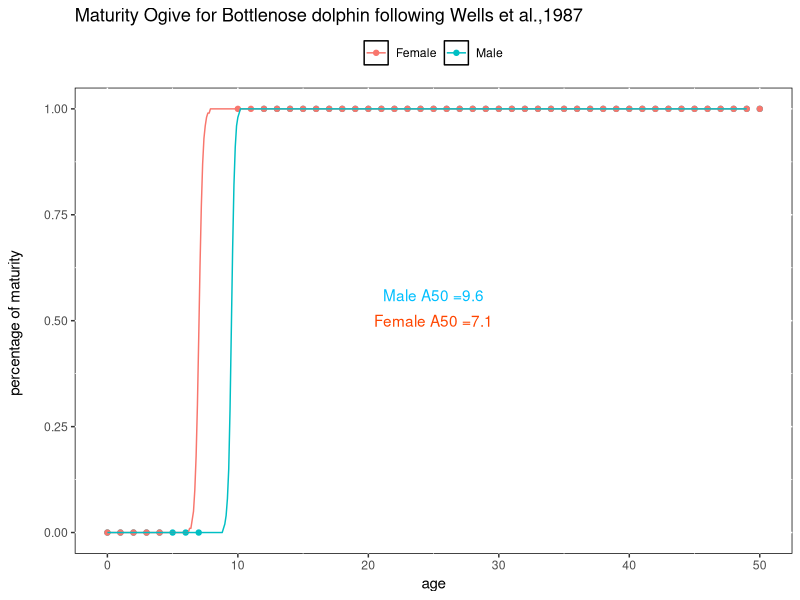

Recreate this plot in R. (Note: this script raises an error after producing the figure.)
################################################################################################## #
#                    MATURITY SPLITED BY SEX FOR BOTTLENOSE DOLPHIN
#     Three datasets fitted (males, females, females with old immature females removed)    
#                    Bootstrap to calculate the 95% CL of the A50 
#                  created: (camilo.saavedra@vi.ieo.es) 20/04/2015
################################################################################################## #


# FALTAN DATOS OBSERVADOS DE EDAD Y MADUREZ


# inputs

# outputs
# "../../RObjects/TTR_Mat-Wells.RData"

################################################################################################## #


# IMPORTANT: Set working directory (to source file location)
#setwd(".Maturity/finalCode")
#setwd("../../Maturity/finalCode")


# Charge libraries
library(reshape)
library(ggplot2)
mytheme <-   theme(panel.background =  element_rect(fill = NA, colour = "black", size = 0.5), 
                   legend.title=element_blank(), legend.position="top")


# Age at sexual maturation from Wells et al., 1987

age <- seq(0,50)
matMale <- c(0,0,0,0,0,0,0,0,NA,NA,NA,NA,rep(1,39))
matFemale <- c(0,0,0,0,0,NA,NA,NA,NA,NA,rep(1,41))
Mat <- data.frame(age=age, matMale=matMale, matFemale=matFemale)  
  

glm.male <- glm(matMale ~ age, family="binomial", data=Mat)
p.m <- predict(glm.male, newdata = data.frame(age=seq(0,49,0.1)), "response")
p.male <- data.frame(age=seq(0,49,0.1), matPred=round(p.m,2))

glm.female <- glm(matFemale ~ age, family="binomial", data=Mat)
p.f <- predict(glm.female, newdata = data.frame(age=seq(0,49,0.1)), "response")
p.female <- data.frame(age=seq(0,49,0.1), matPred=round(p.f,2))

m50 <- p.male$age[match(TRUE,p.m>.5)]
f50 <- p.female$age[match(TRUE,p.f>.5)]

# Strings of the Predicted Vectors and A50
A50 <- ls(pattern="(.+)50")



## ggplot ##

MatM <- data.frame(Mat[,-3], sex="Male") 
MatF <- data.frame(Mat[,-2], sex="Female")
names(MatM) <- c("age", "mat", "sex")
names(MatF) <- c("age", "mat", "sex")  
gMat <- rbind(MatM, MatF)

p.male$sex <- "Male"
p.female$sex <- "Female"

ggMat <- rbind(p.male, p.female)


gg1 <- ggplot(gMat, aes(age, mat, colour=sex)) + 
  geom_point() + geom_line(aes(age, matPred, group=sex), data=ggMat) +
  ylab("percentage of maturity \n") + xlab("age") +
  ggtitle("Maturity Ogive for Bottlenose dolphin following Wells et al.,1987") +
  mytheme + 
  annotate("text", x=25, y=0.56, label=paste("Male A50 =", m50, sep=""), col="deepskyblue") + 
  annotate("text", x=25, y=0.5, label=paste("Female A50 =", f50, sep=""), col="orangered")


png("../plots/TTR_MatSex.png", width=600, height=500)
print(gg1)
dev.off()



# Save maturity data
save(ggMat, file="../../RObjects/TTR_Mat-Wells.RData")


### BOOTSTRAP MATURITY OGIVE, A50 AND CI ###

myA50Boot <- function(data){
  srows <- sample(1:nrow(data),nrow(data),TRUE)
  glm.out <- glm(mat ~ age, family=binomial(link=logit), data=data[srows,])
  range <- seq(0,29,0.1) # this must be any substantively meaningful range
  p <- predict(glm.out, newdata = data.frame(age=range), "response")
  return(range[match(TRUE,p>.5)]) # predicted probability of 50% maturity
}
nboot <- 1000

## CI for A50 Males ##
bootdist <- replicate(nboot, myA50Boot(data=MatM)) # your distribution
quantile(unlist(bootdist),c(.025,.5,.975)) # 95% CI
# 2.5%   50% 97.5% 
# 8.1   9.6  11.1 

## CI for A50 Females ##
bootdist <- replicate(nboot, myA50Boot(data=MatF)) # your distribution
quantile(unlist(bootdist),c(.025,.5,.975)) # 95% CI
# 2.5%   50% 97.5% 
# 5.6   7.1   8.6 







####################################################################################################











# inputs
# "../../RData/CEMMA.csv"

# outputs
# "../../RObjects/TTR_MatFema.RData"
# "../../RObjects/TTR_MatFemC.RData"
# "../../RObjects/TTR_MatMale.RData"
# "../plots/TTR_MatSex.png"




# Read data
CEMMA <- read.csv("../../RData/CEMMA.csv")

# HOUSE KEEPING #
matAge <- CEMMA[CEMMA$sp == "TTR", c("sex", "maturity", "age")]
c <- matAge[complete.cases(matAge),]
# Changing age values (0.5 and 1.5 for 0 and 1)
matAge$age[matAge$age == 0.5] <- 0
matAge$age[matAge$age == 1.5] <- 1

# Computing 3 datasets (males, females and females with old immature removed) 
matMale <- matAge[matAge$sex == 1,c("maturity", "age")]
matFemale <- matAge[matAge$sex == 2,c("maturity", "age")]
# Removing immature dolfins older than 10 years
matFemCorr <- matFemale[!(matFemale$age>=11 & matFemale$maturity==0),] # matriz corregida (eliminamos hembras inmaduras de más de 10 años), asumimos que son animales enfermos con fallo reproductivo


## MATUATION OGIVE ~ AGE (mature proportion) ##

df <- c("matMale", "matFemCorr", "matFemale")

# Frequencies 
apply(table(matMale),1,sum)
apply(table(matFemCorr),1,sum)
apply(table(matFemale),1,sum)

### Fitting Bionomial GLM model and predicting A50 ###

for (i in 1:length(df)){
  glm.out <- glm(maturity ~ age, family="binomial", data=get(df[i]))
  range <-seq(0,29,0.1) # this could be any substantively meaningful range
  p <- predict(glm.out, newdata = data.frame(age=range), "response")
  assign(paste(df[i],"Pred",sep=""),data.frame(age=range,matP=p))
  assign(paste(df[i],"A50",sep=""), range[match(TRUE,p>.5)]) # predicted probability of 50% maturity
}
ls(pattern="Pred")

### Percentage of mature-at-age ###

for (i in 1:length(df)){
  attach(get(df[i]))
  total <- tapply(maturity, list(age), length)
  total <- as.data.frame(total)
  total$age <- as.numeric(rownames(total))
  mature <- tapply(maturity, list(age), sum)
  mature <- as.data.frame(mature)
  mature$age <- as.numeric(rownames(mature))
  matrix <- merge(mature,total)
  assign(paste("Per", df[i], sep=""), 
         data.frame(age=matrix$age, mat=matrix$mature/matrix$total))
  detach(get(df[i]))
}


## Plotting Maturity Ogive ##

# Strings of the Predicted Vectors and A50
A50 <- ls(pattern="(.+)A50")
#A50 <- rev(A50)
Pred <- ls(pattern="^mat(.*)Pred")
#Pred <- rev(Pred)
dfPer <-  ls(pattern="^Per(.*)")
#dfPer <- rev(dfPer)

### ggPlotting ###

# Computing data
ages<- data.frame(age=seq(0,29,0.1))
ggMat <- data.frame(age=NULL, mat=NULL, sex=NULL)
for (i in 1:length(dfPer)){
  assign(dfPer[i], merge(get(dfPer[i]), ages, by="age", all=T))
  assign(dfPer[i], `[[<-`(get(dfPer[i]), "sex", value=dfPer[i])) 
  assign(dfPer[i], merge(get(dfPer[i]), get(Pred[i]), by="age", all=T))
  ggMat <- rbind(ggMat, get(dfPer[i]))
}

# ggplot

ggMat
gg1 <- ggplot(ggMat, aes(age, mat, group=sex, colour=sex)) + 
  geom_point() + geom_line(aes(age, matP, group=sex)) +
  ylab("percentage of maturity") + xlab("age") +
  ggtitle("Maturity Ogive (males and females)") +
  theme(panel.background =  element_rect(fill = NA, colour = "black", size = 0.5), 
        legend.title=element_blank(), legend.position="top")


for(j in 1:length(A50)){
assign(paste("gg",j+1,sep=""), get(paste("gg",j,sep="")) + 
        annotate("text", x=18, y=0.6-0.05*j, 
        label = paste(substr(A50[j],nchar(A50[j])-2,nchar(A50[j])), 
              "=", round(get(A50[j]),2), sep=""), size=4, colour=j+1))
}


png("../plots/DDE_MatSex.png", width=600, height=400)
print(get(paste("gg", length(A50)+1, sep="")))
dev.off()

# Sex maturity data
ag <- 0:29
for (i in 1:length(Pred)){
  Mat <- subset(get(Pred[i]), age %in% ag, select=matP)
  Mat <- Mat[,1]
  save(file=paste("../../RObjects/", substr(Pred[i],1,7), ".RData", sep=""), Mat)
}

### BOOTSTRAP MATURITY OGIVE, A50 AND CI ###

myA50Boot <- function(data){
  srows <- sample(1:nrow(data),nrow(data),TRUE)
  glm.out <- glm(maturity ~ age, family=binomial(link=logit), data=data[srows,])
  range <- seq(0,29,0.1) # this must be any substantively meaningful range
  p <- predict(glm.out, newdata = data.frame(age=range), "response")
  return(range[match(TRUE,p>.5)]) # predicted probability of 50% maturity
}
nboot <- 1000

## CI for A50 Males ##
bootdist <- replicate(nboot, myA50Boot(data=matMale)) # your distribution
quantile(unlist(bootdist),c(.025,.5,.975)) # 95% CI

## CI for A50 Females ##
bootdist <- replicate(nboot, myA50Boot(data=matFemCorr)) # your distribution
quantile(unlist(bootdist),c(.025,.5,.975)) # 95% CI
